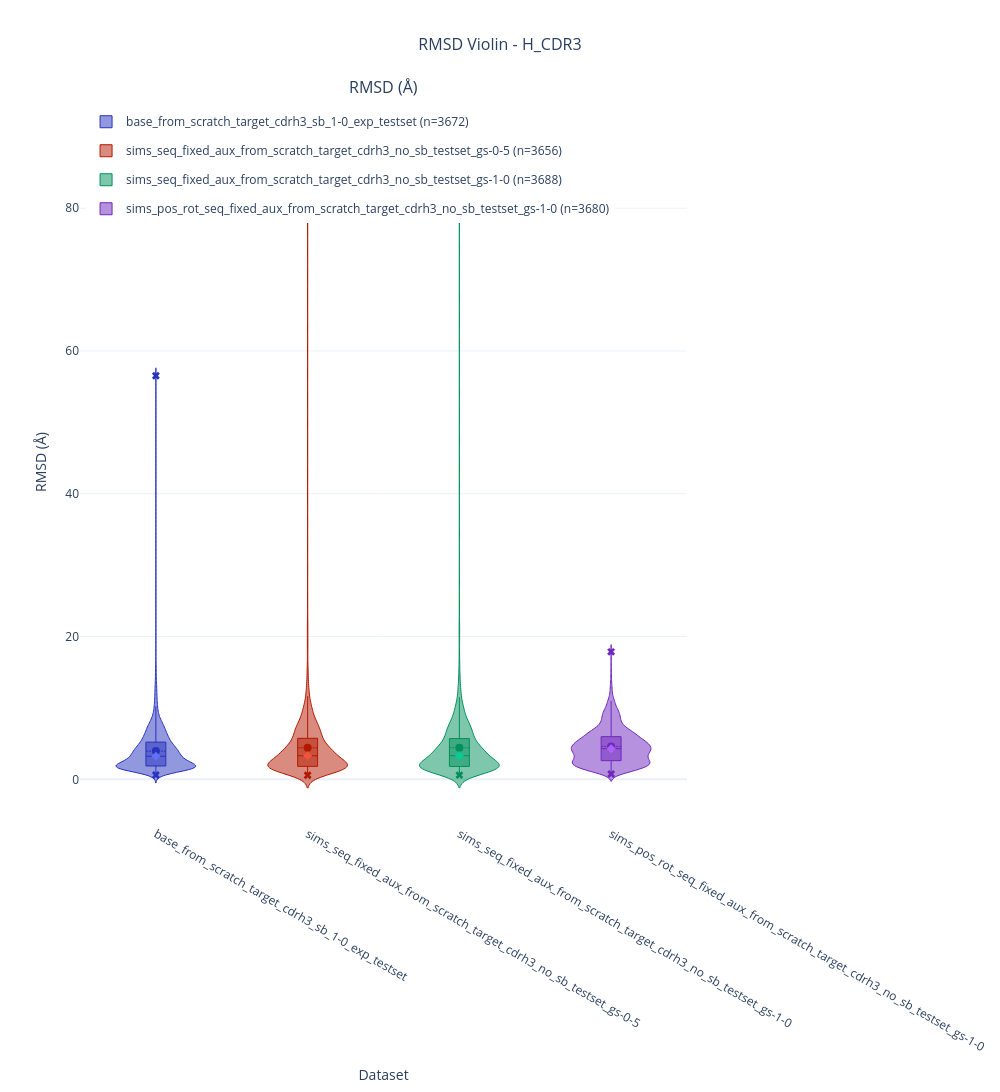

Notebook cell for this chart:
### Code cell
params = ViolinParams(value_column=['rmsd'], show_points=False, show_whiskers=False)
fig = plot_violin_distributions(
    exps,
    cdr_target='H_CDR3',
    title='RMSD Violin',
    params=params,
    height=1200,
    confidence_level=1.0

)

### Figure 1 — Plotly figure (JSON) as saved in the notebook; plotly's stock layout.template omitted (floating-point values rounded to 4 significant figures; data arrays with more than 128 entries replaced by an {"elided": "..."} marker saying what was removed)
{"data": [{"alignmentgroup": "base_from_scratch_target_cdrh3_sb_1-0_exp_testset", "box": {"visible": true}, "hovertemplate": "<b>base_from_scratch_target_cdrh3_sb_1-0_exp_testset</b><br>Count: 3672<br>Mean: 3.951 Å<br>Median: 3.231 Å<extra></extra>", "legendgroup": "base_from_scratch_target_cdrh3_sb_1-0_exp_testset", "line": {"color": "rgb(39, 50, 190)", "width": 1}, "marker": {"color": "#636EFA", "opacity": 0.6}, "meanline": {"visible": true}, "name": "base_from_scratch_target_cdrh3_sb_1-0_exp_testset (n=3672)", "offsetgroup": "base_from_scratch_target_cdrh3_sb_1-0_exp_testset", "points": false, "scalemode": "width", "showlegend": true, "type": "violin", "x": {"elided": "3672 str values"}, "xaxis": "x", "y": {"elided": "3672 float values"}, "yaxis": "y"}, {"hovertemplate": "<b>base_from_scratch_target_cdrh3_sb_1-0_exp_testset mean</b>: 3.951 Å<extra></extra>", "marker": {"color": "rgb(39, 50, 190)", "size": 8, "symbol": "circle"}, "mode": "markers", "name": "base_from_scratch_target_cdrh3_sb_1-0_exp_testset mean", "showlegend": false, "type": "scatter", "x": ["base_from_scratch_target_cdrh3_sb_1-0_exp_testset"], "xaxis": "x", "y": [3.951], "yaxis": "y"}, {"hovertemplate": "<b>base_from_scratch_target_cdrh3_sb_1-0_exp_testset median</b>: 3.231 Å<extra></extra>", "marker": {"color": "#636EFA", "size": 7, "symbol": "diamond"}, "mode": "markers", "name": "base_from_scratch_target_cdrh3_sb_1-0_exp_testset median", "showlegend": false, "type": "scatter", "x": ["base_from_scratch_target_cdrh3_sb_1-0_exp_testset"], "xaxis": "x", "y": [3.231], "yaxis": "y"}, {"hovertemplate": "<b>base_from_scratch_target_cdrh3_sb_1-0_exp_testset min/max</b><br>min: 0.607 Å<br>max: 56.522 Å<extra></extra>", "marker": {"color": "rgb(39, 50, 190)", "size": 7, "symbol": "x"}, "mode": "markers", "name": "base_from_scratch_target_cdrh3_sb_1-0_exp_testset min/max", "showlegend": false, "type": "scatter", "x": ["base_from_scratch_target_cdrh3_sb_1-0_exp_testset", "base_from_scratch_target_cdrh3_sb_1-0_exp_testset"], "xaxis": "x", "y": [0.607, 56.52], "yaxis": "y"}, {"alignmentgroup": "sims_seq_fixed_aux_from_scratch_target_cdrh3_no_sb_testset_gs-0-5", "box": {"visible": true}, "hovertemplate": "<b>sims_seq_fixed_aux_from_scratch_target_cdrh3_no_sb_testset_gs-0-5</b><br>Count: 3656<br>Mean: 4.417 Å<br>Median: 3.298 Å<extra></extra>", "legendgroup": "sims_seq_fixed_aux_from_scratch_target_cdrh3_no_sb_testset_gs-0-5", "line": {"color": "rgb(179, 25, 0)", "width": 1}, "marker": {"color": "#EF553B", "opacity": 0.6}, "meanline": {"visible": true}, "name": "sims_seq_fixed_aux_from_scratch_target_cdrh3_no_sb_testset_gs-0-5 (n=3656)", "offsetgroup": "sims_seq_fixed_aux_from_scratch_target_cdrh3_no_sb_testset_gs-0-5", "points": false, "scalemode": "width", "showlegend": true, "type": "violin", "x": {"elided": "3656 str values"}, "xaxis": "x", "y": {"elided": "3656 float values"}, "yaxis": "y"}, {"hovertemplate": "<b>sims_seq_fixed_aux_from_scratch_target_cdrh3_no_sb_testset_gs-0-5 mean</b>: 4.417 Å<extra></extra>", "marker": {"color": "rgb(179, 25, 0)", "size": 8, "symbol": "circle"}, "mode": "markers", "name": "sims_seq_fixed_aux_from_scratch_target_cdrh3_no_sb_testset_gs-0-5 mean", "showlegend": false, "type": "scatter", "x": ["sims_seq_fixed_aux_from_scratch_target_cdrh3_no_sb_testset_gs-0-5"], "xaxis": "x", "y": [4.417], "yaxis": "y"}, {"hovertemplate": "<b>sims_seq_fixed_aux_from_scratch_target_cdrh3_no_sb_testset_gs-0-5 median</b>: 3.298 Å<extra></extra>", "marker": {"color": "#EF553B", "size": 7, "symbol": "diamond"}, "mode": "markers", "name": "sims_seq_fixed_aux_from_scratch_target_cdrh3_no_sb_testset_gs-0-5 median", "showlegend": false, "type": "scatter", "x": ["sims_seq_fixed_aux_from_scratch_target_cdrh3_no_sb_testset_gs-0-5"], "xaxis": "x", "y": [3.298], "yaxis": "y"}, {"hovertemplate": "<b>sims_seq_fixed_aux_from_scratch_target_cdrh3_no_sb_testset_gs-0-5 min/max</b><br>min: 0.565 Å<br>max: 88.169 Å<extra></extra>", "marker": {"color": "rgb(179, 25, 0)", "size": 7, "symbol": "x"}, "mode": "markers", "name": "sims_seq_fixed_aux_from_scratch_target_cdrh3_no_sb_testset_gs-0-5 min/max", "showlegend": false, "type": "scatter", "x": ["sims_seq_fixed_aux_from_scratch_target_cdrh3_no_sb_testset_gs-0-5", "sims_seq_fixed_aux_from_scratch_target_cdrh3_no_sb_testset_gs-0-5"], "xaxis": "x", "y": [0.5653, 88.17], "yaxis": "y"}, {"alignmentgroup": "sims_seq_fixed_aux_from_scratch_target_cdrh3_no_sb_testset_gs-1-0", "box": {"visible": true}, "hovertemplate": "<b>sims_seq_fixed_aux_from_scratch_target_cdrh3_no_sb_testset_gs-1-0</b><br>Count: 3688<br>Mean: 4.420 Å<br>Median: 3.304 Å<extra></extra>", "legendgroup": "sims_seq_fixed_aux_from_scratch_target_cdrh3_no_sb_testset_gs-1-0", "line": {"color": "rgb(0, 144, 90)", "width": 1}, "marker": {"color": "#00CC96", "opacity": 0.6}, "meanline": {"visible": true}, "name": "sims_seq_fixed_aux_from_scratch_target_cdrh3_no_sb_testset_gs-1-0 (n=3688)", "offsetgroup": "sims_seq_fixed_aux_from_scratch_target_cdrh3_no_sb_testset_gs-1-0", "points": false, "scalemode": "width", "showlegend": true, "type": "violin", "x": {"elided": "3688 str values"}, "xaxis": "x", "y": {"elided": "3688 float values"}, "yaxis": "y"}, {"hovertemplate": "<b>sims_seq_fixed_aux_from_scratch_target_cdrh3_no_sb_testset_gs-1-0 mean</b>: 4.420 Å<extra></extra>", "marker": {"color": "rgb(0, 144, 90)", "size": 8, "symbol": "circle"}, "mode": "markers", "name": "sims_seq_fixed_aux_from_scratch_target_cdrh3_no_sb_testset_gs-1-0 mean", "showlegend": false, "type": "scatter", "x": ["sims_seq_fixed_aux_from_scratch_target_cdrh3_no_sb_testset_gs-1-0"], "xaxis": "x", "y": [4.42], "yaxis": "y"}, {"hovertemplate": "<b>sims_seq_fixed_aux_from_scratch_target_cdrh3_no_sb_testset_gs-1-0 median</b>: 3.304 Å<extra></extra>", "marker": {"color": "#00CC96", "size": 7, "symbol": "diamond"}, "mode": "markers", "name": "sims_seq_fixed_aux_from_scratch_target_cdrh3_no_sb_testset_gs-1-0 median", "showlegend": false, "type": "scatter", "x": ["sims_seq_fixed_aux_from_scratch_target_cdrh3_no_sb_testset_gs-1-0"], "xaxis": "x", "y": [3.304], "yaxis": "y"}, {"hovertemplate": "<b>sims_seq_fixed_aux_from_scratch_target_cdrh3_no_sb_testset_gs-1-0 min/max</b><br>min: 0.587 Å<br>max: 88.328 Å<extra></extra>", "marker": {"color": "rgb(0, 144, 90)", "size": 7, "symbol": "x"}, "mode": "markers", "name": "sims_seq_fixed_aux_from_scratch_target_cdrh3_no_sb_testset_gs-1-0 min/max", "showlegend": false, "type": "scatter", "x": ["sims_seq_fixed_aux_from_scratch_target_cdrh3_no_sb_testset_gs-1-0", "sims_seq_fixed_aux_from_scratch_target_cdrh3_no_sb_testset_gs-1-0"], "xaxis": "x", "y": [0.5867, 88.33], "yaxis": "y"}, {"alignmentgroup": "sims_pos_rot_seq_fixed_aux_from_scratch_target_cdrh3_no_sb_testset_gs-1-0", "box": {"visible": true}, "hovertemplate": "<b>sims_pos_rot_seq_fixed_aux_from_scratch_target_cdrh3_no_sb_testset_gs-1-0</b><br>Count: 3680<br>Mean: 4.608 Å<br>Median: 4.291 Å<extra></extra>", "legendgroup": "sims_pos_rot_seq_fixed_aux_from_scratch_target_cdrh3_no_sb_testset_gs-1-0", "line": {"color": "rgb(111, 39, 190)", "width": 1}, "marker": {"color": "#AB63FA", "opacity": 0.6}, "meanline": {"visible": true}, "name": "sims_pos_rot_seq_fixed_aux_from_scratch_target_cdrh3_no_sb_testset_gs-1-0 (n=3680)", "offsetgroup": "sims_pos_rot_seq_fixed_aux_from_scratch_target_cdrh3_no_sb_testset_gs-1-0", "points": false, "scalemode": "width", "showlegend": true, "type": "violin", "x": {"elided": "3680 str values"}, "xaxis": "x", "y": {"elided": "3680 float values"}, "yaxis": "y"}, {"hovertemplate": "<b>sims_pos_rot_seq_fixed_aux_from_scratch_target_cdrh3_no_sb_testset_gs-1-0 mean</b>: 4.608 Å<extra></extra>", "marker": {"color": "rgb(111, 39, 190)", "size": 8, "symbol": "circle"}, "mode": "markers", "name": "sims_pos_rot_seq_fixed_aux_from_scratch_target_cdrh3_no_sb_testset_gs-1-0 mean", "showlegend": false, "type": "scatter", "x": ["sims_pos_rot_seq_fixed_aux_from_scratch_target_cdrh3_no_sb_testset_gs-1-0"], "xaxis": "x", "y": [4.608], "yaxis": "y"}, {"hovertemplate": "<b>sims_pos_rot_seq_fixed_aux_from_scratch_target_cdrh3_no_sb_testset_gs-1-0 median</b>: 4.291 Å<extra></extra>", "marker": {"color": "#AB63FA", "size": 7, "symbol": "diamond"}, "mode": "markers", "name": "sims_pos_rot_seq_fixed_aux_from_scratch_target_cdrh3_no_sb_testset_gs-1-0 median", "showlegend": false, "type": "scatter", "x": ["sims_pos_rot_seq_fixed_aux_from_scratch_target_cdrh3_no_sb_testset_gs-1-0"], "xaxis": "x", "y": [4.291], "yaxis": "y"}, {"hovertemplate": "<b>sims_pos_rot_seq_fixed_aux_from_scratch_target_cdrh3_no_sb_testset_gs-1-0 min/max</b><br>min: 0.756 Å<br>max: 17.855 Å<extra></extra>", "marker": {"color": "rgb(111, 39, 190)", "size": 7, "symbol": "x"}, "mode": "markers", "name": "sims_pos_rot_seq_fixed_aux_from_scratch_target_cdrh3_no_sb_testset_gs-1-0 min/max", "showlegend": false, "type": "scatter", "x": ["sims_pos_rot_seq_fixed_aux_from_scratch_target_cdrh3_no_sb_testset_gs-1-0", "sims_pos_rot_seq_fixed_aux_from_scratch_target_cdrh3_no_sb_testset_gs-1-0"], "xaxis": "x", "y": [0.7559, 17.86], "yaxis": "y"}], "layout": {"annotations": [{"font": {"size": 16}, "showarrow": false, "text": "RMSD (Å)", "x": 0.5, "xanchor": "center", "xref": "paper", "y": 1, "yanchor": "bottom", "yref": "paper"}], "height": 1200, "legend": {"x": 0.01, "xanchor": "left", "y": 0.99, "yanchor": "top"}, "title": {"font": {"size": 16}, "text": "RMSD Violin - H_CDR3", "x": 0.5, "xanchor": "center"}, "violingap": 0.25, "violinmode": "group", "width": 1000, "xaxis": {"anchor": "y", "categoryarray": ["base_from_scratch_target_cdrh3_sb_1-0_exp_testset", "sims_seq_fixed_aux_from_scratch_target_cdrh3_no_sb_testset_gs-0-5", "sims_seq_fixed_aux_from_scratch_target_cdrh3_no_sb_testset_gs-1-0", "sims_pos_rot_seq_fixed_aux_from_scratch_target_cdrh3_no_sb_testset_gs-1-0"], "categoryorder": "array", "domain": [0, 1], "title": {"text": "Dataset"}}, "yaxis": {"anchor": "x", "domain": [0, 1], "title": {"text": "RMSD (Å)"}}}}
